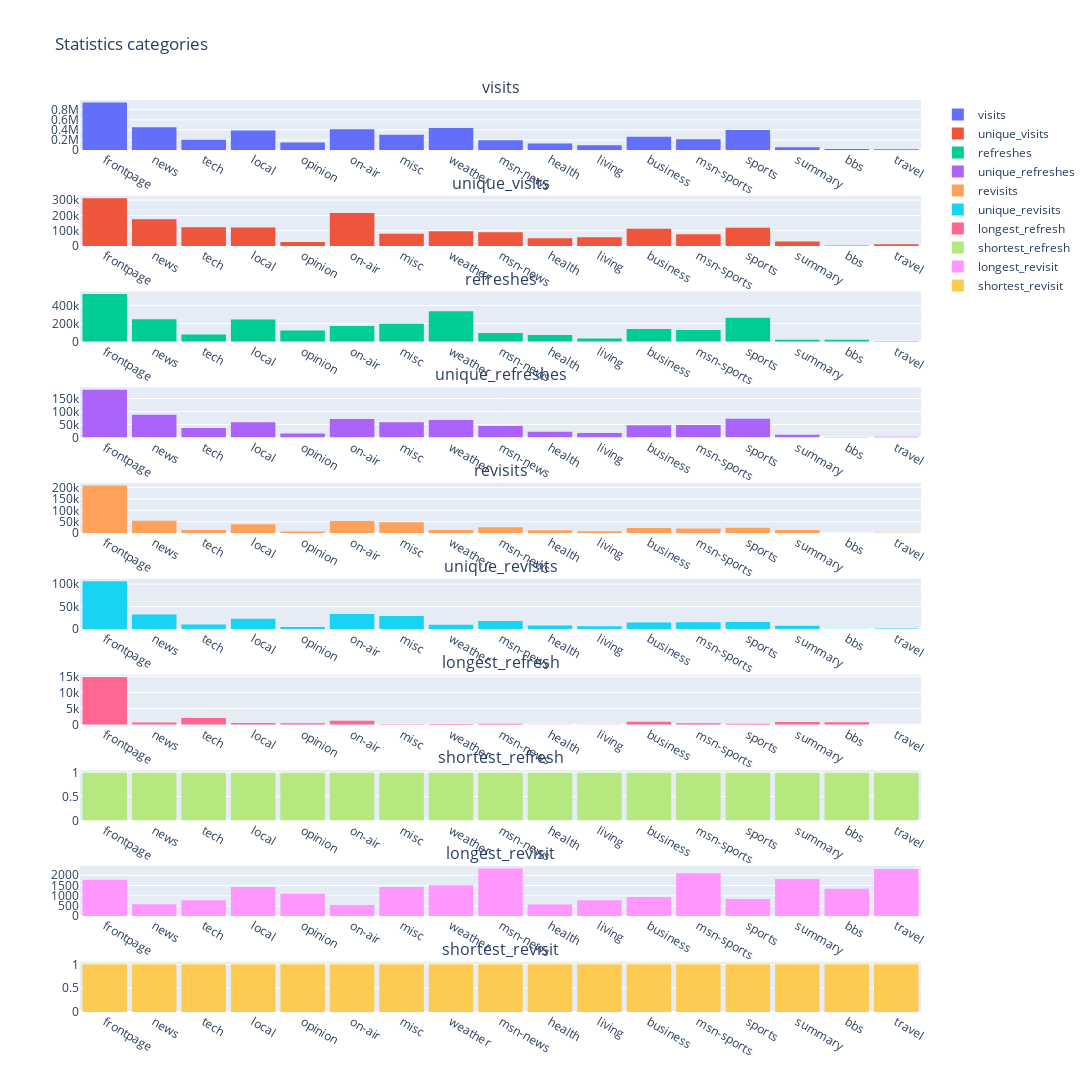

The code cell stored with this chart in its notebook:
### Code cell
plot_statistics_categories(categories, dataset_stats)

### Figure 1 — Plotly figure (JSON) as saved in the notebook; plotly's stock layout.template omitted (floating-point values rounded to 4 significant figures)
{"data": [{"histfunc": "sum", "name": "visits", "type": "histogram", "x": ["frontpage", "news", "tech", "local", "opinion", "on-air", "misc", "weather", "msn-news", "health", "living", "business", "msn-sports", "sports", "summary", "bbs", "travel"], "xaxis": "x", "y": [940469, 452387, 207479, 386217, 151409, 414928, 305615, 439398, 196614, 131760, 96817, 264899, 216125, 395880, 56576, 25249, 16972], "yaxis": "y"}, {"histfunc": "sum", "name": "unique_visits", "type": "histogram", "x": ["frontpage", "news", "tech", "local", "opinion", "on-air", "misc", "weather", "msn-news", "health", "living", "business", "msn-sports", "sports", "summary", "bbs", "travel"], "xaxis": "x2", "y": [313181, 175286, 121948, 121719, 24987, 217101, 80514, 95615, 90192, 50606, 57597, 112183, 76948, 119138, 29200, 2082, 11006], "yaxis": "y2"}, {"histfunc": "sum", "name": "refreshes", "type": "histogram", "x": ["frontpage", "news", "tech", "local", "opinion", "on-air", "misc", "weather", "msn-news", "health", "living", "business", "msn-sports", "sports", "summary", "bbs", "travel"], "xaxis": "x3", "y": [526123, 247557, 80048, 245416, 122160, 173252, 197506, 335018, 95537, 74147, 35703, 141175, 129522, 263167, 22110, 22510, 5417], "yaxis": "y3"}, {"histfunc": "sum", "name": "unique_refreshes", "type": "histogram", "x": ["frontpage", "news", "tech", "local", "opinion", "on-air", "misc", "weather", "msn-news", "health", "living", "business", "msn-sports", "sports", "summary", "bbs", "travel"], "xaxis": "x4", "y": [183510, 87452, 36169, 58429, 15213, 70929, 58746, 67143, 43656, 21950, 17398, 46468, 47516, 72063, 9890, 1631, 2925], "yaxis": "y4"}, {"histfunc": "sum", "name": "revisits", "type": "histogram", "x": ["frontpage", "news", "tech", "local", "opinion", "on-air", "misc", "weather", "msn-news", "health", "living", "business", "msn-sports", "sports", "summary", "bbs", "travel"], "xaxis": "x5", "y": [208524, 54761, 13543, 39607, 7435, 53845, 47584, 14548, 25863, 13246, 8680, 22880, 20169, 24150, 13926, 1022, 1510], "yaxis": "y5"}, {"histfunc": "sum", "name": "unique_revisits", "type": "histogram", "x": ["frontpage", "news", "tech", "local", "opinion", "on-air", "misc", "weather", "msn-news", "health", "living", "business", "msn-sports", "sports", "summary", "bbs", "travel"], "xaxis": "x6", "y": [106246, 32303, 9683, 22843, 4453, 33531, 28909, 9319, 17718, 7933, 6149, 14312, 14823, 15525, 7078, 419, 1048], "yaxis": "y6"}, {"histfunc": "sum", "name": "longest_refresh", "type": "histogram", "x": ["frontpage", "news", "tech", "local", "opinion", "on-air", "misc", "weather", "msn-news", "health", "living", "business", "msn-sports", "sports", "summary", "bbs", "travel"], "xaxis": "x7", "y": [14794, 725, 2057, 534, 439, 1257, 124, 218, 289, 96, 78, 893, 440, 310, 824, 729, 19], "yaxis": "y7"}, {"histfunc": "sum", "name": "shortest_refresh", "type": "histogram", "x": ["frontpage", "news", "tech", "local", "opinion", "on-air", "misc", "weather", "msn-news", "health", "living", "business", "msn-sports", "sports", "summary", "bbs", "travel"], "xaxis": "x8", "y": [1, 1, 1, 1, 1, 1, 1, 1, 1, 1, 1, 1, 1, 1, 1, 1, 1], "yaxis": "y8"}, {"histfunc": "sum", "name": "longest_revisit", "type": "histogram", "x": ["frontpage", "news", "tech", "local", "opinion", "on-air", "misc", "weather", "msn-news", "health", "living", "business", "msn-sports", "sports", "summary", "bbs", "travel"], "xaxis": "x9", "y": [1783, 583, 775, 1431, 1102, 551, 1431, 1511, 2325, 575, 776, 938, 2098, 839, 1822, 1342, 2299], "yaxis": "y9"}, {"histfunc": "sum", "name": "shortest_revisit", "type": "histogram", "x": ["frontpage", "news", "tech", "local", "opinion", "on-air", "misc", "weather", "msn-news", "health", "living", "business", "msn-sports", "sports", "summary", "bbs", "travel"], "xaxis": "x10", "y": [1, 1, 1, 1, 1, 1, 1, 1, 1, 1, 1, 1, 1, 1, 1, 1, 1], "yaxis": "y10"}], "layout": {"annotations": [{"font": {"size": 16}, "showarrow": false, "text": "visits", "x": 0.5, "xanchor": "center", "xref": "paper", "y": 1, "yanchor": "bottom", "yref": "paper"}, {"font": {"size": 16}, "showarrow": false, "text": "unique_visits", "x": 0.5, "xanchor": "center", "xref": "paper", "y": 0.895, "yanchor": "bottom", "yref": "paper"}, {"font": {"size": 16}, "showarrow": false, "text": "refreshes", "x": 0.5, "xanchor": "center", "xref": "paper", "y": 0.79, "yanchor": "bottom", "yref": "paper"}, {"font": {"size": 16}, "showarrow": false, "text": "unique_refreshes", "x": 0.5, "xanchor": "center", "xref": "paper", "y": 0.685, "yanchor": "bottom", "yref": "paper"}, {"font": {"size": 16}, "showarrow": false, "text": "revisits", "x": 0.5, "xanchor": "center", "xref": "paper", "y": 0.58, "yanchor": "bottom", "yref": "paper"}, {"font": {"size": 16}, "showarrow": false, "text": "unique_revisits", "x": 0.5, "xanchor": "center", "xref": "paper", "y": 0.475, "yanchor": "bottom", "yref": "paper"}, {"font": {"size": 16}, "showarrow": false, "text": "longest_refresh", "x": 0.5, "xanchor": "center", "xref": "paper", "y": 0.37, "yanchor": "bottom", "yref": "paper"}, {"font": {"size": 16}, "showarrow": false, "text": "shortest_refresh", "x": 0.5, "xanchor": "center", "xref": "paper", "y": 0.265, "yanchor": "bottom", "yref": "paper"}, {"font": {"size": 16}, "showarrow": false, "text": "longest_revisit", "x": 0.5, "xanchor": "center", "xref": "paper", "y": 0.16, "yanchor": "bottom", "yref": "paper"}, {"font": {"size": 16}, "showarrow": false, "text": "shortest_revisit", "x": 0.5, "xanchor": "center", "xref": "paper", "y": 0.055, "yanchor": "bottom", "yref": "paper"}], "bargap": 0.1, "height": 3000, "title": {"text": "Statistics categories"}, "width": 1200, "xaxis": {"anchor": "y", "domain": [0, 1]}, "xaxis10": {"anchor": "y10", "domain": [0, 1]}, "xaxis2": {"anchor": "y2", "domain": [0, 1]}, "xaxis3": {"anchor": "y3", "domain": [0, 1]}, "xaxis4": {"anchor": "y4", "domain": [0, 1]}, "xaxis5": {"anchor": "y5", "domain": [0, 1]}, "xaxis6": {"anchor": "y6", "domain": [0, 1]}, "xaxis7": {"anchor": "y7", "domain": [0, 1]}, "xaxis8": {"anchor": "y8", "domain": [0, 1]}, "xaxis9": {"anchor": "y9", "domain": [0, 1]}, "yaxis": {"anchor": "x", "domain": [0.945, 1]}, "yaxis10": {"anchor": "x10", "domain": [0, 0.055]}, "yaxis2": {"anchor": "x2", "domain": [0.84, 0.895]}, "yaxis3": {"anchor": "x3", "domain": [0.735, 0.79]}, "yaxis4": {"anchor": "x4", "domain": [0.63, 0.685]}, "yaxis5": {"anchor": "x5", "domain": [0.525, 0.58]}, "yaxis6": {"anchor": "x6", "domain": [0.42, 0.475]}, "yaxis7": {"anchor": "x7", "domain": [0.315, 0.37]}, "yaxis8": {"anchor": "x8", "domain": [0.21, 0.265]}, "yaxis9": {"anchor": "x9", "domain": [0.105, 0.16]}}}
